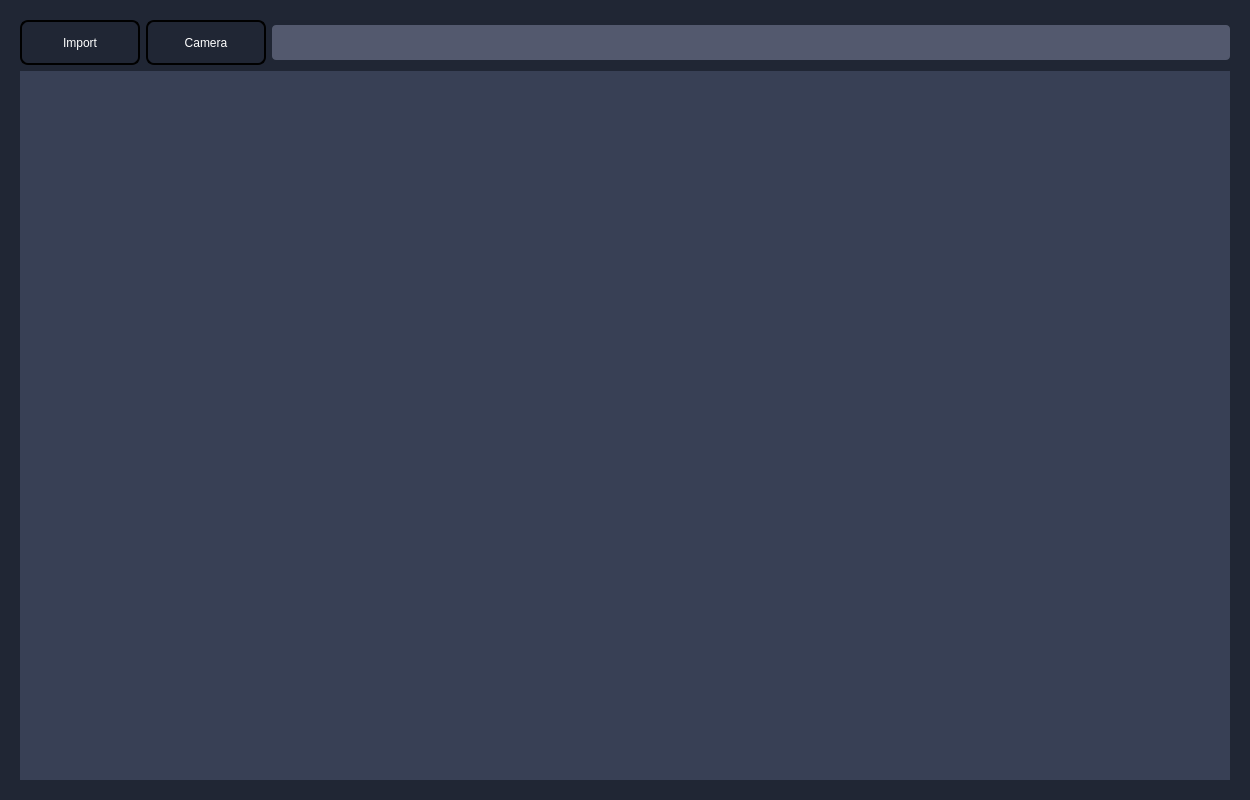
<?xml version="1.0" encoding="UTF-8"?>
<ui version="4.0">
 <class>Application</class>
 <widget class="QMainWindow" name="Application">
  <property name="geometry">
   <rect>
    <x>0</x>
    <y>0</y>
    <width>1250</width>
    <height>800</height>
   </rect>
  </property>
  <property name="minimumSize">
   <size>
    <width>1250</width>
    <height>800</height>
   </size>
  </property>
  <property name="maximumSize">
   <size>
    <width>1250</width>
    <height>800</height>
   </size>
  </property>
  <property name="mouseTracking">
   <bool>true</bool>
  </property>
  <property name="windowTitle">
   <string>MainWindow</string>
  </property>
  <property name="styleSheet">
   <string notr="true">background-color:rgb(32, 38, 52);</string>
  </property>
  <property name="tabShape">
   <enum>QTabWidget::Rounded</enum>
  </property>
  <widget class="QWidget" name="centralwidget">
   <property name="minimumSize">
    <size>
     <width>1250</width>
     <height>800</height>
    </size>
   </property>
   <property name="maximumSize">
    <size>
     <width>1250</width>
     <height>800</height>
    </size>
   </property>
   <property name="mouseTracking">
    <bool>true</bool>
   </property>
   <property name="styleSheet">
    <string notr="true">background-color:rgb(32, 38, 52);</string>
   </property>
   <layout class="QGridLayout" name="gridLayout">
    <property name="leftMargin">
     <number>20</number>
    </property>
    <property name="topMargin">
     <number>20</number>
    </property>
    <property name="rightMargin">
     <number>20</number>
    </property>
    <property name="bottomMargin">
     <number>20</number>
    </property>
    <item row="0" column="0">
     <layout class="QGridLayout" name="gridLayout_2">
      <item row="0" column="0">
       <layout class="QHBoxLayout" name="horizontalLayout">
        <item>
         <widget class="QToolButton" name="toolButton_import">
          <property name="minimumSize">
           <size>
            <width>120</width>
            <height>45</height>
           </size>
          </property>
          <property name="maximumSize">
           <size>
            <width>120</width>
            <height>45</height>
           </size>
          </property>
          <property name="font">
           <font>
            <pointsize>9</pointsize>
           </font>
          </property>
          <property name="styleSheet">
           <string notr="true">QToolButton {
	color:white; 
	background:qlineargradient(spread:pad, x1:0, y1:1, x2:0, y2:0, 		stop:0 rgba(32, 38, 52, 255), 
		stop:1 rgba(91, 99, 120, 255));
	border: 2px solid black;
	border-radius: 8px;
}</string>
          </property>
          <property name="text">
           <string>Import</string>
          </property>
         </widget>
        </item>
        <item>
         <widget class="QToolButton" name="toolButton_import_2">
          <property name="minimumSize">
           <size>
            <width>120</width>
            <height>45</height>
           </size>
          </property>
          <property name="maximumSize">
           <size>
            <width>120</width>
            <height>45</height>
           </size>
          </property>
          <property name="font">
           <font>
            <pointsize>9</pointsize>
           </font>
          </property>
          <property name="styleSheet">
           <string notr="true">QToolButton {
	color:white; 
	background:qlineargradient(spread:pad, x1:0, y1:1, x2:0, y2:0, 		stop:0 rgba(32, 38, 52, 255), 
		stop:1 rgba(91, 99, 120, 255));
	border: 2px solid black;
	border-radius: 8px;
}</string>
          </property>
          <property name="text">
           <string>Camera</string>
          </property>
         </widget>
        </item>
        <item>
         <widget class="QLineEdit" name="lineEdit_import">
          <property name="enabled">
           <bool>false</bool>
          </property>
          <property name="minimumSize">
           <size>
            <width>0</width>
            <height>35</height>
           </size>
          </property>
          <property name="styleSheet">
           <string notr="true">QLineEdit {
	border-radius: 4px;
	background-color:rgb(83, 89, 110);
	color:white;
	border: 1px solid black;
}

QLineEdit:disabled {
	border-radius: 4px;
	background-color:rgb(83, 89, 110);
	color:rgb(200, 200, 200);
	border: 0px solid black;
}</string>
          </property>
         </widget>
        </item>
       </layout>
      </item>
      <item row="1" column="0">
       <layout class="QHBoxLayout" name="horizontalLayout_2">
        <item>
         <layout class="QVBoxLayout" name="verticalLayout">
          <item>
           <widget class="QLabel" name="label_image">
            <property name="sizePolicy">
             <sizepolicy hsizetype="Expanding" vsizetype="Expanding">
              <horstretch>0</horstretch>
              <verstretch>0</verstretch>
             </sizepolicy>
            </property>
            <property name="minimumSize">
             <size>
              <width>0</width>
              <height>0</height>
             </size>
            </property>
            <property name="maximumSize">
             <size>
              <width>16777215</width>
              <height>16777215</height>
             </size>
            </property>
            <property name="autoFillBackground">
             <bool>false</bool>
            </property>
            <property name="styleSheet">
             <string notr="true">background-color: rgb(56, 64, 85);</string>
            </property>
            <property name="text">
             <string/>
            </property>
            <property name="scaledContents">
             <bool>false</bool>
            </property>
            <property name="alignment">
             <set>Qt::AlignCenter</set>
            </property>
           </widget>
          </item>
         </layout>
        </item>
       </layout>
      </item>
     </layout>
    </item>
   </layout>
  </widget>
 </widget>
 <resources/>
 <connections/>
</ui>
